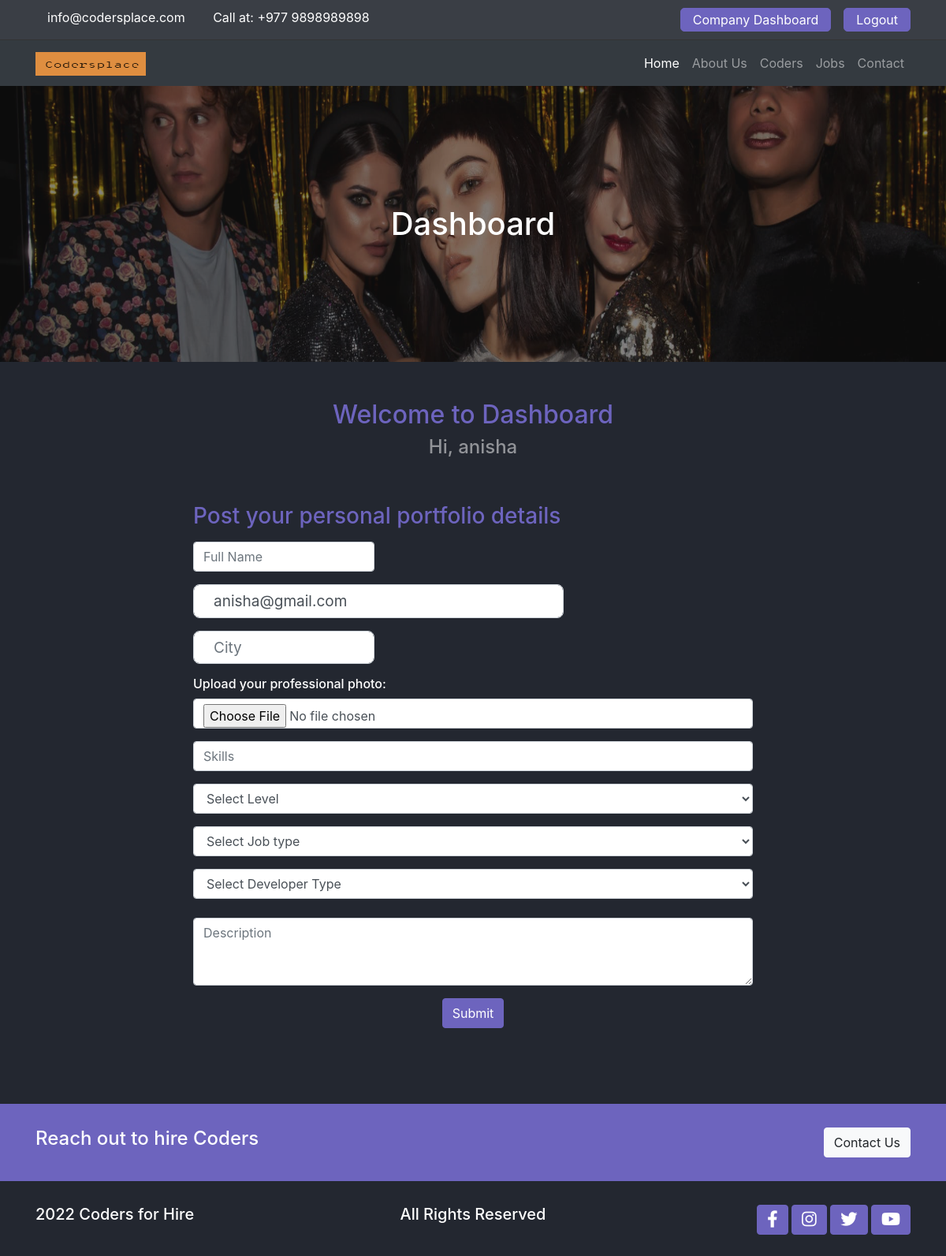
/accounts/coder-dashboard/ (signed in), run on the app's committed database.
### accounts/models.py (models this page shows)
class User(AbstractUser):
    USER_CHOICES = (
        ('Company', 'Company'),
        ('Coder', 'Coder'),
    )
    account_type = models.CharField(
        max_length=30, choices=USER_CHOICES, null=True, blank=True)

### accounts/views.py (the view)
# urls.py: path('coder-dashboard/', views.coder_dashboard, name="coder_dashboard"),
@login_required(login_url='login')
def coder_dashboard(request):
    user_id = request.user.id
    if Coder.objects.filter(user__id=user_id).exists():
        coder = Coder.objects.get(user__id=user_id)
        data = {
            'coder': coder,
        }
        return render(request, 'accounts/coder/coder-view.html', data)
    else:
        jobchoices = Job.job_type.field.choices
        levelchoices = Job.level_type.field.choices
        developerchoices = Job.developer_type.field.choices
        jobtypes = []
        leveltypes = []
        developertypes = []
        for j in jobchoices:
            jobtypes.append(j[0])
        for l in levelchoices:
            leveltypes.append(l[0])
        for d in developerchoices:
            developertypes.append(d[0])
        data = {'developertypes': developertypes, 'jobtypes': jobtypes,
                'leveltypes': leveltypes, }
        return render(request, 'accounts/coder/coder-dashboard.html', data)

### templates/accounts/coder/coder-dashboard.html (shortened to what this page needs)
{% extends 'base.html' %} {% load static %} {% block content %}
<main class="contact-us">
	<div class="banner">
		<img
			src="{%static './assets/images/bg-banner.png' %}"
			alt=""
			class="img-fluid w-100"
		/>
		<h1 class="text-center">Dashboard</h1>
	</div>
	<section class="container mt-5">
		<h2 class="text-center">Welcome to Dashboard</h2>
		<h4 class="text-center text-white-50">Hi, {{user}}</h4>
		<section class="coder-form container mt-5 mb-5">
			<div class="row">
				<form
					method="POST"
					action="{% url 'coders_form' %}"
					class="col-md-8 offset-md-2"
					enctype="multipart/form-data"
				>
					<h3 class="pt-2 pb-2">Post your personal portfolio details</h3>
					<div class="form-row">
						<div class="form-group col-md-4">
							<input
								name="fullname"
								class="form-control"
								placeholder="Full Name"
								required
							/>
						</div>
					</div>
					<div class="form-row">
						<div class="form-group col-md-8">
							{% if user.is_authenticated %}
							<input
								name="email"
								type="email"
								value="{{user.email}}"
								class="form-control"
								placeholder="Email"
								required
							/>
							{% endif %}
						</div>
					</div>
					<div class="form-row">
						<div class="form-group col-md-4">
							<input
								name="city"
								type="text"
								class="form-control"
								placeholder="City"
								required
							/>
						</div>
						</div>
						<div class="form-group">
							<h6>Upload your professional photo:</h6>
							<input
								name="photo"
								type="file"
								class="form-control"
								accept="image/*"
								required
							/>
						</div>
						<div class="form-group">
							<input
								name="skills"
								class="form-control"
								placeholder="Skills"
								required
							/>
						</div>
						<div class="form-group">
							<select name="leveltype" class="form-control" required>
								<option selected disabled hidden>Select Level</option>
							</select>
						</div>
						<div class="form-group">
							<select name="jobtype" class="form-control" required>
								<option selected disabled hidden>Select Job type</option>
							</select>
						</div>
						<div class="form-group">
							<select name="developertype" class="form-control" required>
								<option selected disabled hidden>Select Developer Type</option>
							</select>
						</div>
						<div class="form-group pt-2">
							<textarea
								name="description"
								class="form-control"
								rows="3"
								placeholder="Description"
							></textarea>
						</div>
					</div>
					<div class="text-center">
						<button type="submit" class="btn btn-accent">Submit</button>
					</div>
		</section>
	</section>
</main>
{% endblock %}

### templates/includes/header.html
{% load static %}
<header class="header">
	<div class="container">
		<div class="row">
			<div class="col-md-6 header-info">
				<a href="mailto:info@codersplace.com" class="mr-3"
					>info@codersplace.com</a
				>
				<span>Call at: +977 9898989898 </span>
			</div>
			<div class="header-buttons col-md-6 d-flex justify-content-end">
				{% if user.is_authenticated %} {%if user.account_type == "Company"%}
				<a class="btn btn-accent mr-3" href="{% url 'company_dashboard' %}"
					>{{user.account_type}} Dashboard
				</a>
				{%elif user.account_type == "Coder"%}
				<a class="btn btn-accent mr-3" href="{% url 'coder_dashboard' %}"
					>{{user.account_type}} Dashboard
				</a>
				{%else%}
				<a class="btn btn-accent mr-3" href="{% url 'coder_dashboard' %}"
					>Dashboard</a
				>
				{%endif%}
				<a class="btn btn-accent" href="{% url 'logout' %}">Logout</a>
				{% else %}
				<a class="btn btn-accent mr-3" href="{% url 'login' %}">Signin</a>
				<a class="btn btn-accent" href="{% url 'register' %}">SignUp</a>
				{% endif %}
			</div>
		</div>
	</div>
</header>

### codersplace/static/css/base.css (style rules this page uses)
:root { --primary: #232730; --secondary: #3a3e45; --white: #888787; --accent: #6d64be; }
body { background-color: var(--primary); color: #fff; }
a { color: #fff; }
h2, h3 { color: var(--accent); }
.btn-accent { background-color: var(--accent); color: #fff; border-color: var(--accent); outline: none; }
.form-control[type='text'], [type='textarea'], [type='email'], [type='password'] { padding: 20px 25px; font-size: 19px; border-radius: 8px; }
textarea { padding: 20px 25px; font-size: 19px; border-radius: 8px; }
main { overflow: hidden; }

### codersplace/static/css/utils.css (style rules this page uses)
.banner { position: relative; }
.banner img { height: 350px; width: 100%; }
.banner h1 { position: absolute; top: 50%; left: 50%; transform: translate(-50%, -50%); }

### codersplace/static/css/style.css (style rules this page uses)
.header { background-color: var(--secondary); padding: 10px 0; color: #fff; border-bottom: 1px solid #333; }
.header a { padding: 2px 15px; border-radius: 5px; }

### data on the page
User: account_type "Company", username "anisha", email "anisha@gmail.com"
